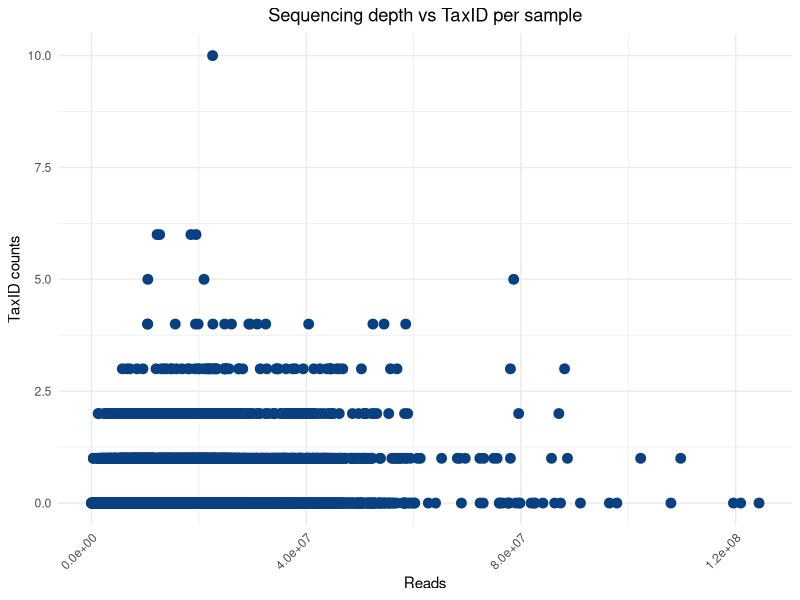

The R script that drew this image:
## ---- chunk 1
library(ggplot2)
## ---- chunk 2
# Load files
concat_track_table = read.csv("concat_track_table.tsv", sep = "\t")
presence_absence_genus_table = read.csv("presence_absence_genus_table.tsv", sep = "\t")

presence_absence_genus_table$Sum = rowSums(presence_absence_genus_table[, -1])

# Calculate the maximum and minimum value of the Sum column
maximo_valor = max(presence_absence_genus_table$Sum)
minimo_valor = min(presence_absence_genus_table$Sum)

# Select the interest columns
track_table_fi = concat_track_table[, c(1, 4)]
conteos_fi = presence_absence_genus_table[, c("Sample", "Sum")]

# Calculate the maximum value of the bowtie column
maximo_valor = max(concat_track_table$bowtie)
minimo_valor = min(concat_track_table$bowtie)

# Merge the final track_table with the Bowtie reading count together with the total sum of taxa found per sample
merge = merge(track_table_fi, conteos_fi, by = "Sample")

data = as.data.frame(merge$Sample)

# Create the dot plot with ggplot2
ggplot(merge, aes(x = merge$bowtie, y = merge$Sum)) +
  geom_point(color = "#084081", size = 3) +
  labs(title = "Sequencing depth vs TaxID per sample", x = "Reads", y = "TaxID counts") +
  theme_minimal() +
  theme(plot.title = element_text(hjust = 0.5),
        axis.text.x = element_text(angle = 45, hjust = 1))

